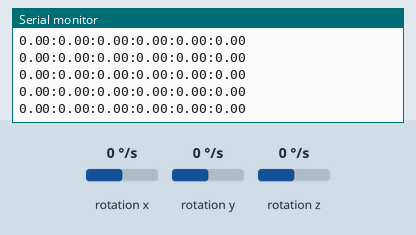
Recording of a sketch running on a simulated Arduino Uno, built with avr-gcc and run on an emulated ATmega328P. Parts: the last lines printed to the serial monitor. Wiring (inferred from the names in the program): L3G4200D gyroscope at I2C address 0x69. The inputs (shaded band) are chosen by the test bench; at power-on: rotation y 0 °/s, rotation z 0 °/s, rotation x 0 °/s.

Above: at 1.8 s.
1.9 s: rotation y set to 192 °/s
At 2.9 s:
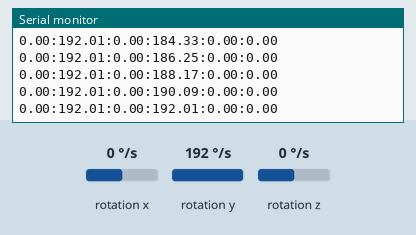
4.9 s: rotation y set to -100 °/s
At 5.9 s:
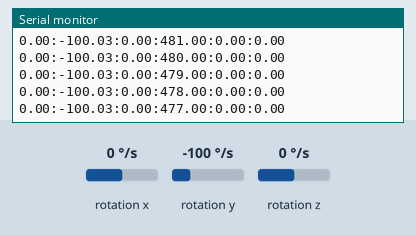
7.9 s: rotation z set to -192 °/s
At 8.5 s:
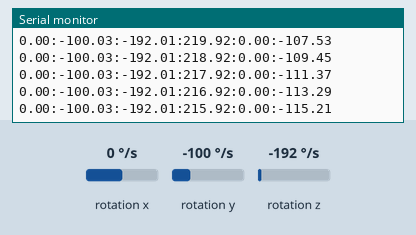
10.9 s: rotation x set to 100 °/s
At 12.0 s:
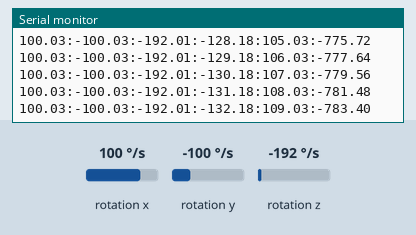
Timing chart, 0 to 13.9 s (numbered marks = the images above; inputs shaded):
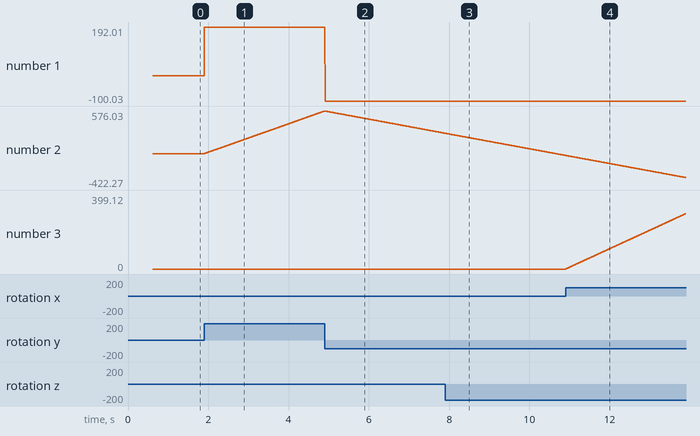

The sketch:

Gyro.ino
```cpp
/*
    L3G4200D Triple Axis Gyroscope: Output for L3G4200D_processing_pry.pde
    Read more: http://www.jarzebski.pl/arduino/czujniki-i-sensory/3-osiowy-zyroskop-l3g4200d.html
    GIT: https://github.com/jarzebski/Arduino-L3G4200D
    Web: http://www.jarzebski.pl
    (c) 2014 by Korneliusz Jarzebski
*/

#include <Wire.h>
#include <L3G4200D.h>

L3G4200D gyroscope;

// Timers
unsigned long timer = 0;
float timeStep = 0.01;

// Pitch, Roll and Yaw values
float pitch = 0;
float roll = 0;
float yaw = 0;

// Integral values of Pitch, Roll and Yaw for PID

float Ipitch = 0;
float Iroll = 0;
float Iyaw = 0;

int LED = 13;
boolean Blink = false;

void setup()
{
  Serial.begin(115200);

  // Initialize L3G4200D
  // Set scale 2000 dps and 400HZ Output data rate (cut-off 50)
  while (!gyroscope.begin(L3G4200D_SCALE_2000DPS, L3G4200D_DATARATE_400HZ_50))
  {
    // Waiting for initialization

    if (Blink)
    {
      digitalWrite(LED, HIGH);
    } else
    {
      digitalWrite(LED, LOW);
    }

    Blink = !Blink;

    delay(500);
  }

  digitalWrite(LED, HIGH);

  // Calibrate gyroscope. The calibration must be at rest.
  // If you don't want calibrate, comment this line.
  gyroscope.calibrate(100);

  digitalWrite(LED, LOW);
}

void loop()
{
  timer = millis();

  // Read normalized values
  Vector norm = gyroscope.readNormalize();

  // Calculate Pitch, Roll and Yaw
  pitch = pitch + norm.YAxis * timeStep;
  roll = roll + norm.XAxis * timeStep;
  yaw = yaw + norm.ZAxis * timeStep;

  // Calculate Pitch, Roll and Yaw
  Ipitch = Ipitch + pitch * timeStep;
  Iroll = Iroll + roll * timeStep;
  Iyaw = Iyaw + yaw * timeStep;

  // Output raw
  Serial.print(norm.XAxis);
  Serial.print(":");
  Serial.print(norm.YAxis);
  Serial.print(":");
  Serial.print(norm.ZAxis);
  Serial.print(":");
  Serial.print(pitch);
  Serial.print(":");
  Serial.print(roll);
  Serial.print(":");
  Serial.println(yaw);

  // Output indicator
  if (Blink)
  {
    digitalWrite(LED, HIGH);
  } else
  {
    digitalWrite(LED, LOW);
  }

  Blink = !Blink;

  // Wait to full timeStep period
  delay((timeStep*1000) - (millis() - timer));
}
```

Measured:
- after the input at 1.9 s, the serial monitor: prints a new line at once (image 1)
- plotted number 1: 0 → 192.01 after the input at 1.9 s
- plotted number 2: 0 → 576.03 after the input at 1.9 s
